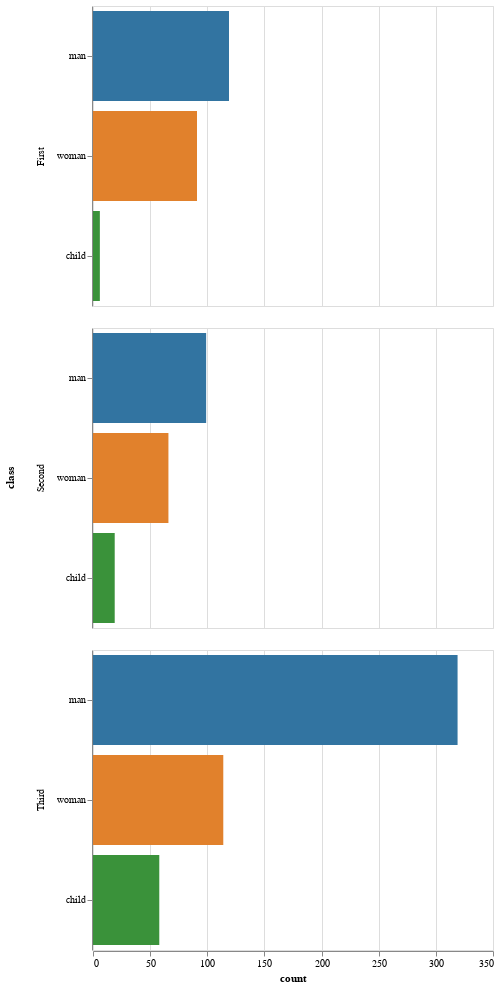

The notebook cell saved with this chart:
### Code cell
display(salt.countplot(y="class", hue="who", data=titanic))
ax = sns.countplot(y="class", hue="who", data=titanic)

### Figure 1 — Vega-Lite specification as saved in the notebook (floating-point values rounded to 4 significant figures)
{"$schema": "https://vega.github.io/schema/vega-lite/v2.4.1.json", "config": {"view": {"height": 300, "width": 400}}, "data": {"values": [{"c": "rgb(49.62499999999999, 115.62499999999996, 161.37500000000003)", "class": "First", "count": 119, "who": "man"}, {"c": "rgb(224.87499999999997, 128.875, 44.12500000000004)", "class": "First", "count": 91, "who": "woman"}, {"c": "rgb(58.49999999999999, 145.50000000000003, 58.49999999999999)", "class": "First", "count": 6, "who": "child"}, {"c": "rgb(49.62499999999999, 115.62499999999996, 161.37500000000003)", "class": "Second", "count": 99, "who": "man"}, {"c": "rgb(224.87499999999997, 128.875, 44.12500000000004)", "class": "Second", "count": 66, "who": "woman"}, {"c": "rgb(58.49999999999999, 145.50000000000003, 58.49999999999999)", "class": "Second", "count": 19, "who": "child"}, {"c": "rgb(49.62499999999999, 115.62499999999996, 161.37500000000003)", "class": "Third", "count": 319, "who": "man"}, {"c": "rgb(224.87499999999997, 128.875, 44.12500000000004)", "class": "Third", "count": 114, "who": "woman"}, {"c": "rgb(58.49999999999999, 145.50000000000003, 58.49999999999999)", "class": "Third", "count": 58, "who": "child"}]}, "facet": {"row": {"field": "class", "type": "nominal"}}, "spec": {"encoding": {"color": {"field": "c", "scale": null, "type": "nominal"}, "x": {"axis": {"title": "count"}, "field": "count", "type": "quantitative"}, "y": {"axis": {"title": ""}, "field": "who", "sort": null, "type": "nominal"}}, "mark": "bar", "selection": {"selector008": {"bind": "scales", "encodings": ["x", "y"], "mark": {"fill": "#333", "fillOpacity": 0.125, "stroke": "white"}, "on": "[mousedown, window:mouseup] > window:mousemove!", "resolve": "global", "translate": "[mousedown, window:mouseup] > window:mousemove!", "type": "interval", "zoom": "wheel!"}}}}
